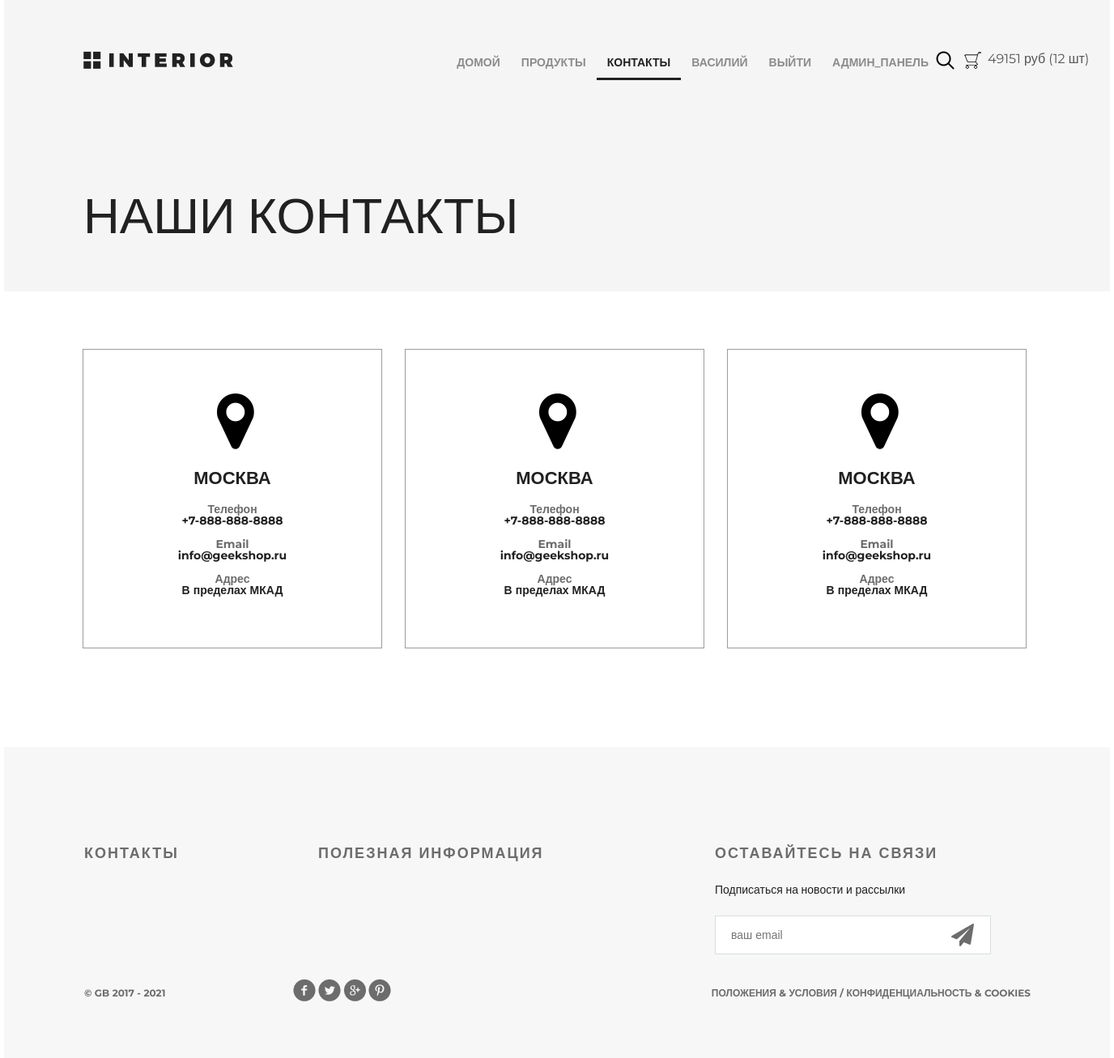
/contacts/ (signed in), run on the app's committed database.
### authapp/models.py (models this page shows, shortened)
class UserProfile(AbstractUser):
    avatar = models.ImageField(upload_to='avatar', blank=True, verbose_name='Аватар')
    age = models.PositiveIntegerField(verbose_name='Возраст', blank=True)
    is_superuser = models.BooleanField(default=False, verbose_name='Администратор')
    activate_key = models.CharField(max_length=128, verbose_name='Код активации', blank=True, null=True)
    activate_key_expired = models.DateTimeField(blank=True, null=True)
    class Meta:
        verbose_name = 'Пользователь'
        verbose_name_plural = 'Пользователь'

### basket/models.py (models this page shows, shortened)
class Basket(models.Model):
    user = models.ForeignKey(settings.AUTH_USER_MODEL, on_delete=models.CASCADE, related_name='basket')
    product = models.ForeignKey(Product, on_delete=models.CASCADE)
    quantity = models.PositiveSmallIntegerField(default=0)
    add_datatime = models.DateTimeField(auto_now_add=True)
    class Meta:
        verbose_name = 'Корзина'
        verbose_name_plural = 'Корзина'
    @property
    def product_cost(self):
        return self.product.price * self.quantity
    @property
    def total_quantity(self):
        _items = Basket.objects.filter(user=self.user)
        _totalquantity = sum(list(map(lambda x: x.quantity, _items)))
        return _totalquantity
    @property
    def total_cost(self):
        _items = Basket.objects.filter(user=self.user)
        _totalcost = sum(list(map(lambda x: x.product_cost, _items)))
        return _totalcost

### mainapp/models.py (models this page shows, shortened)
class Product(models.Model):
    category = models.ForeignKey(ProductCategory, on_delete=models.CASCADE, verbose_name='Категория')
    name = models.CharField(max_length=128, verbose_name='Наименование')
    image = models.ImageField(upload_to='products', blank=True, verbose_name='Изображение')
    short_desc = models.CharField(max_length=255, verbose_name='Краткое описание')
    description = models.TextField(verbose_name='Описание')
    price = models.DecimalField(decimal_places=2, max_digits=10, default=0, verbose_name='Цена')
    quantity = models.PositiveSmallIntegerField(default=0, verbose_name='Количество')
    is_active = models.BooleanField(default=True, verbose_name='Запись активна')
    updated_at = models.DateTimeField(auto_now=True, null=True, blank=True)
    created_at = models.DateTimeField(auto_now_add=True, null=True, blank=True)
    class Meta:
        verbose_name = 'Продукты'
        verbose_name_plural = 'Продукты'
        ordering = ('-id',)

### mainapp/views.py (the view)
# urls.py: path('contacts/', mainapp.contact, name='contact'),
def contact(request):
    context = {
        'title': 'Контакты',
    }
    return render(request, 'mainapp/contact.html', context=context)

### mainapp/context_processors.py (called while the page is built)
def basket(request):
    basket_items = []
    if request.user.is_authenticated:
        basket_items = Basket.objects.filter(user=request.user)
    return {
        'basket': basket_items
    }

### mainapp/templates/mainapp/contact.html
{% extends 'mainapp/temp.html' %}
{% load static %}
{% block menu %}
    <div class="hero">
        <div class="header clearfix">
                {% include 'mainapp/includes/inc_up_menu.html' %}
        </div>
        <h1>наши контакты</h1>
    </div>
{% endblock %}
{% block content %}
    <div class="location">
        <div class="location-1">
            <i class="fa fa-map-marker fa-5x"></i>
            <h4>Москва</h4>
            <div class="contacts">
                <h5>Телефон</h5>
                <p>+7-888-888-8888</p>
            </div>
            <div class="contacts">
                <h5>Email</h5>
                <p>info@geekshop.ru</p>
            </div>
            <div class="contacts">
                <h5>Адрес</h5>
                <p>В пределах МКАД</p>
            </div>
        </div>
        <div class="location-1">
            <i class="fa fa-map-marker fa-5x"></i>
            <h4>Москва</h4>
            <div class="contacts">
                <h5>Телефон</h5>
                <p>+7-888-888-8888</p>
            </div>
            <div class="contacts">
                <h5>Email</h5>
                <p>info@geekshop.ru</p>
            </div>
            <div class="contacts">
                <h5>Адрес</h5>
                <p>В пределах МКАД</p>
            </div>
        </div>
        <div class="location-1">
            <i class="fa fa-map-marker fa-5x"></i>
            <h4>Москва</h4>
            <div class="contacts">
                <h5>Телефон</h5>
                <p>+7-888-888-8888</p>
            </div>
            <div class="contacts">
                <h5>Email</h5>
                <p>info@geekshop.ru</p>
            </div>
            <div class="contacts">
                <h5>Адрес</h5>
                <p>В пределах МКАД</p>
            </div>
        </div>
    </div>
    <div class="clr"></div>
    </div>
{% endblock %}

### mainapp/templates/mainapp/includes/inc_up_menu.html
<a href="{% url 'main' %}" class="logo"></a>
<ul class="menu">
<li>
    <a href="{% url 'main' %}"{% if request.resolver_match.url_name == 'main' %} class="active"{% endif %}>домой</a>
</li>
<li>
    <a href="{% url 'products:category' 0 %}" {% if request.resolver_match.namespace == 'products' %} class="active" {% endif %}>продукты</a>
</li>
<li>
    <a href="{% url 'contact' %}" {% if request.resolver_match.url_name == 'contact' %} class="active" {% endif %}>контакты</a>
</li>
    {% if user.is_authenticated %}
       <li><a href="{% url 'auth:edit' %}">{{ user.first_name|default:'Пользователь' }}</a></li>
       <li><a href="{% url 'auth:logout' %}">выйти</a></li>
    {% else %}
        <li><a href="{% url 'auth:register' %}">регистрация</a></li>
        <li><a href="{% url 'auth:login' %}">войти</a></li>
    {% endif %}
{% if user.is_superuser %}
    <li><a href="{% url 'adminapp:users_list' %}">Админ_панель</a></li>
{% endif %}
</ul>
<a href="#" class="search"></a>
<a href="{% url 'basket:view' %}" class="basket">
  <span>
    {% if basket %}
      {{ basket.0.total_cost|floatformat:0 }} руб
      ({{ basket.0.total_quantity }} шт)
    {% endif %}
  </span>
</a>

### static/css/style.css (style rules this page uses)
* { margin: 0; padding: 0; }
body { font-family: 'Montserrat', sans-serif; }
html, body { height: 100%; }
.clr { height: 384px; }
.logo { background-image: url(/static/img/logo.png); margin-top: 63px; width: 185px; height: 22px; float: left; }
.menu { list-style-type: none; margin-top: 67px; float: right; }
.menu li { float: left; }
.menu a { color: #8c8c8c; font-size: 14px; font-weight: 700; text-align: right; text-transform: uppercase; text-decoration: none; padding: 10px 13px; }
.menu .active { color: #212121; font-weight: 700; border-bottom: 3px solid #212121; }
.search { display: block; width: 23px; height: 23px; background-image: url(/static/img/search.png); position: absolute; top: 63px; left: 1151px; }
.basket { display: block; width: 23px; height: 23px; background-image: url(/static/img/basket.png); position: absolute; top: 63px; left: 1185px; text-decoration: none; color: #555; }
.basket span { display: block; margin-left: 30px; width: 150px; }
.clearfix:after { content: ""; display: block; clear: both; }
.hero { background-color: #f5f5f5; height: 360px; padding-left: 98px; padding-right: 211px; position: relative; }
.hero h1 { color: #212121; font-size: 62px; font-weight: 100; text-align: left; margin-top: 142px; text-transform: uppercase; }
.location { padding: 0px 97px; }
.location-1 { height: 368px; width: 368px; border: 1px solid #9c9c9c; margin: 71px 28px 122px 0px; float: left; }
.location-1:last-child { margin: 71px 0px 122px 0px; }
.location i { display: block; margin: 48px auto 0px; width: 38px; }
.location h4 { margin: 23px auto 23px; text-transform: uppercase; text-align: center; color: #212121; font-size: 22px; font-weight: 700; line-height: 16px; }
.contacts { text-align: center; margin-bottom: 15px; line-height: 14px; color: #212121; font-size: 14px; font-weight: 700; }
.contacts h5 { color: #6c6c6c; font-size: 14px; font-weight: 700; }

### data on the page
UserProfile: first_name "ВАСИЛИЙ"
Basket: user+product+quantity "49151", user+quantity "12"
